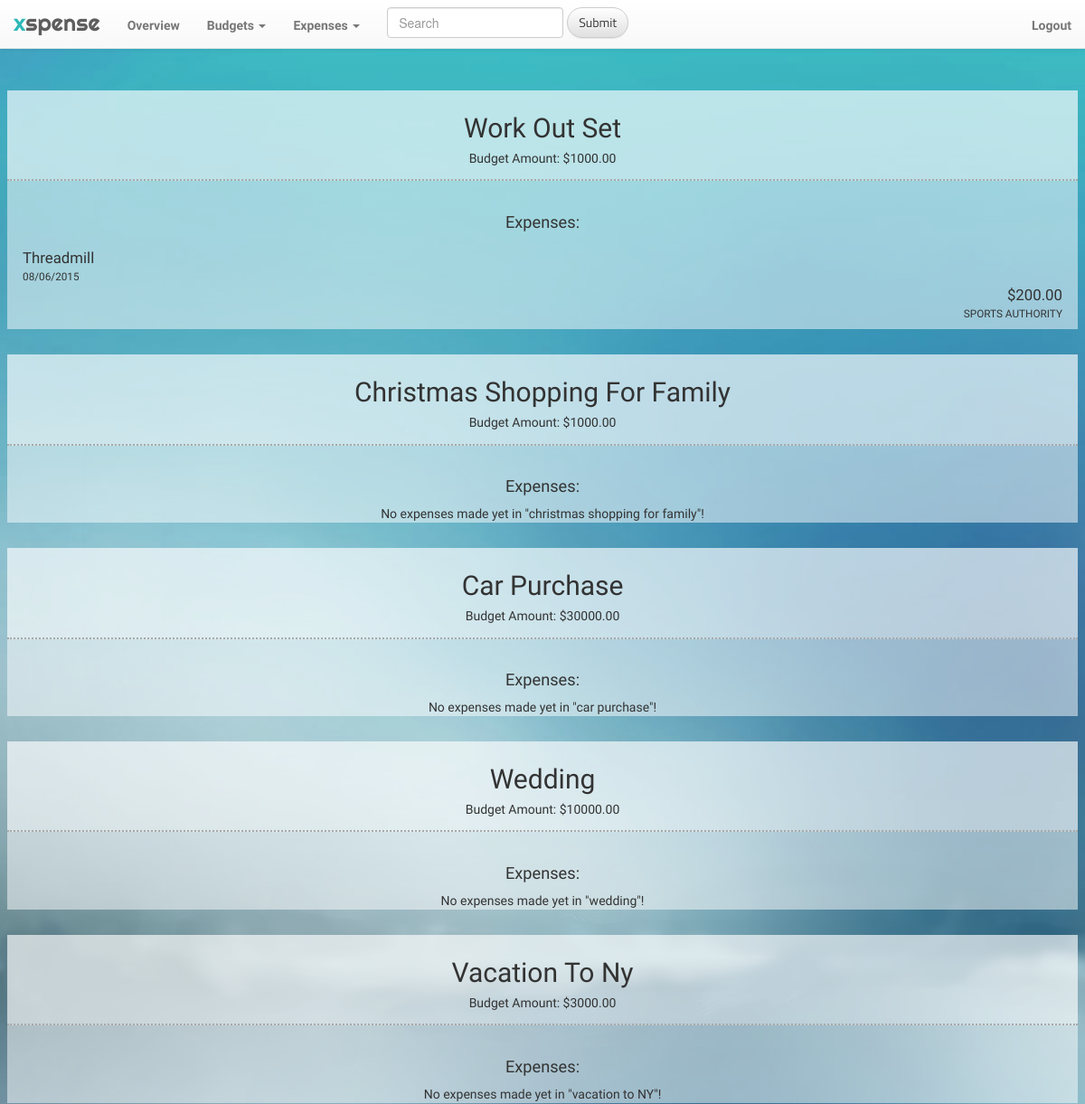
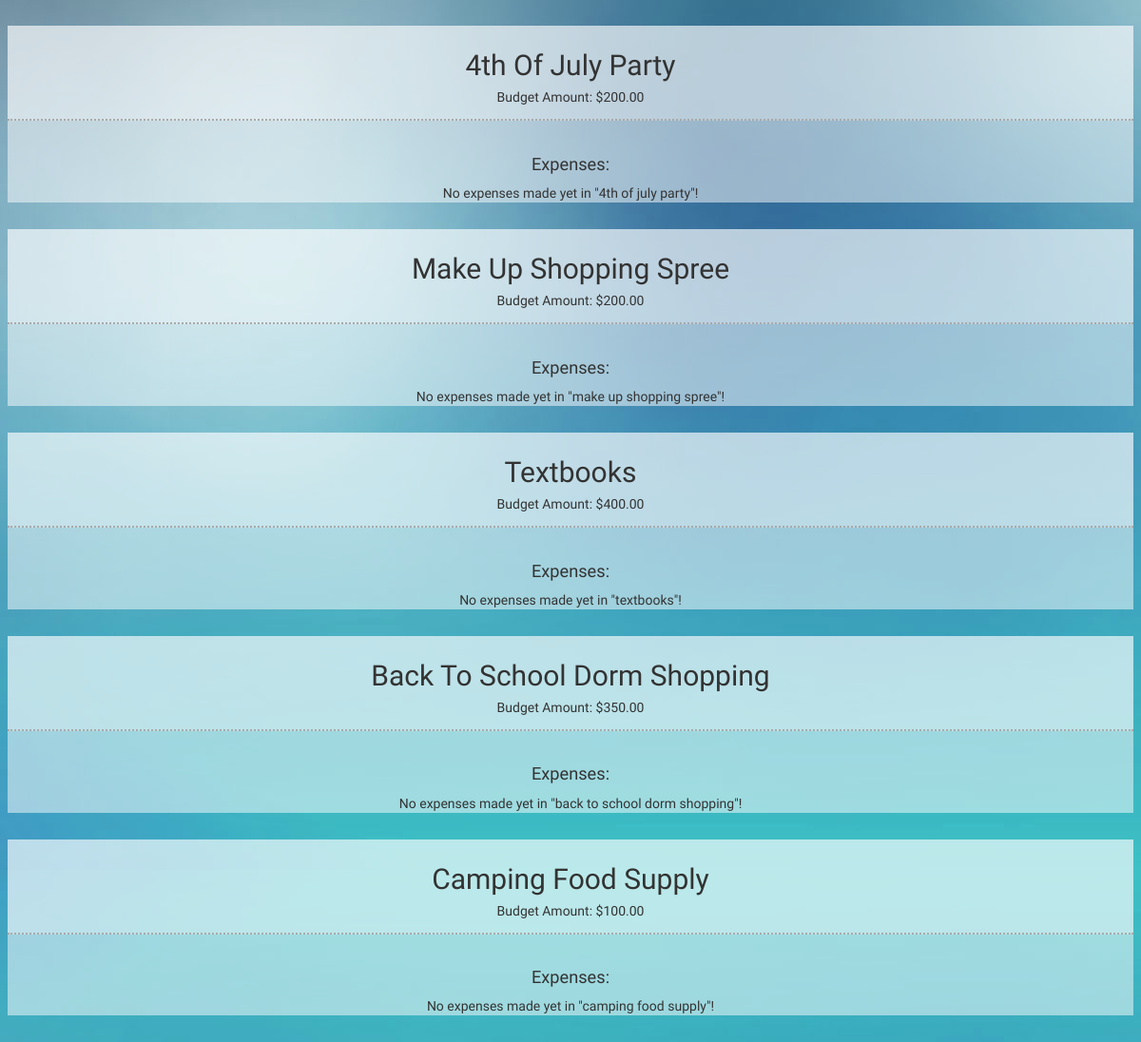
/ (signed in), run on an earlier commit of the app's database (2 pictures, top to bottom).
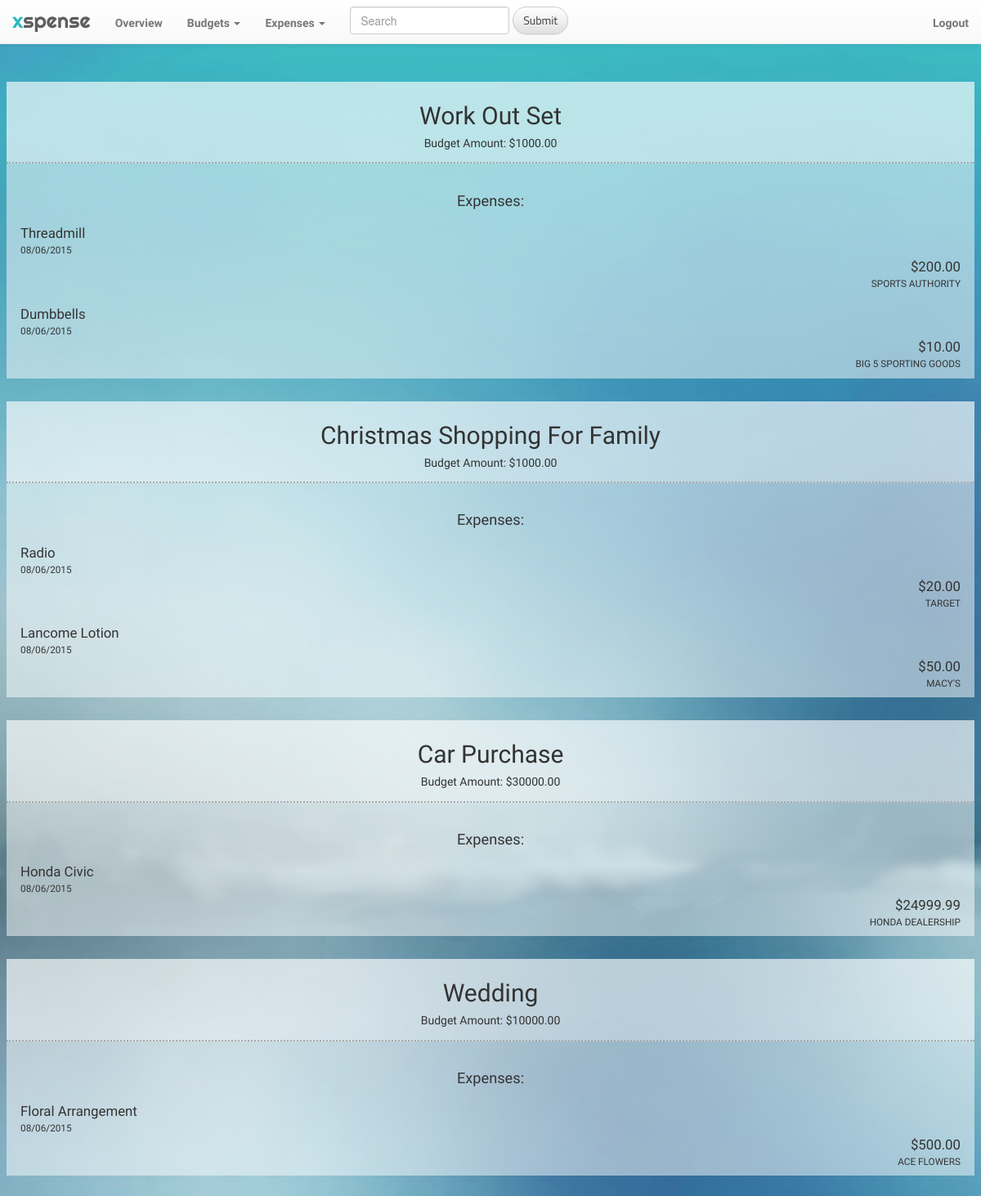
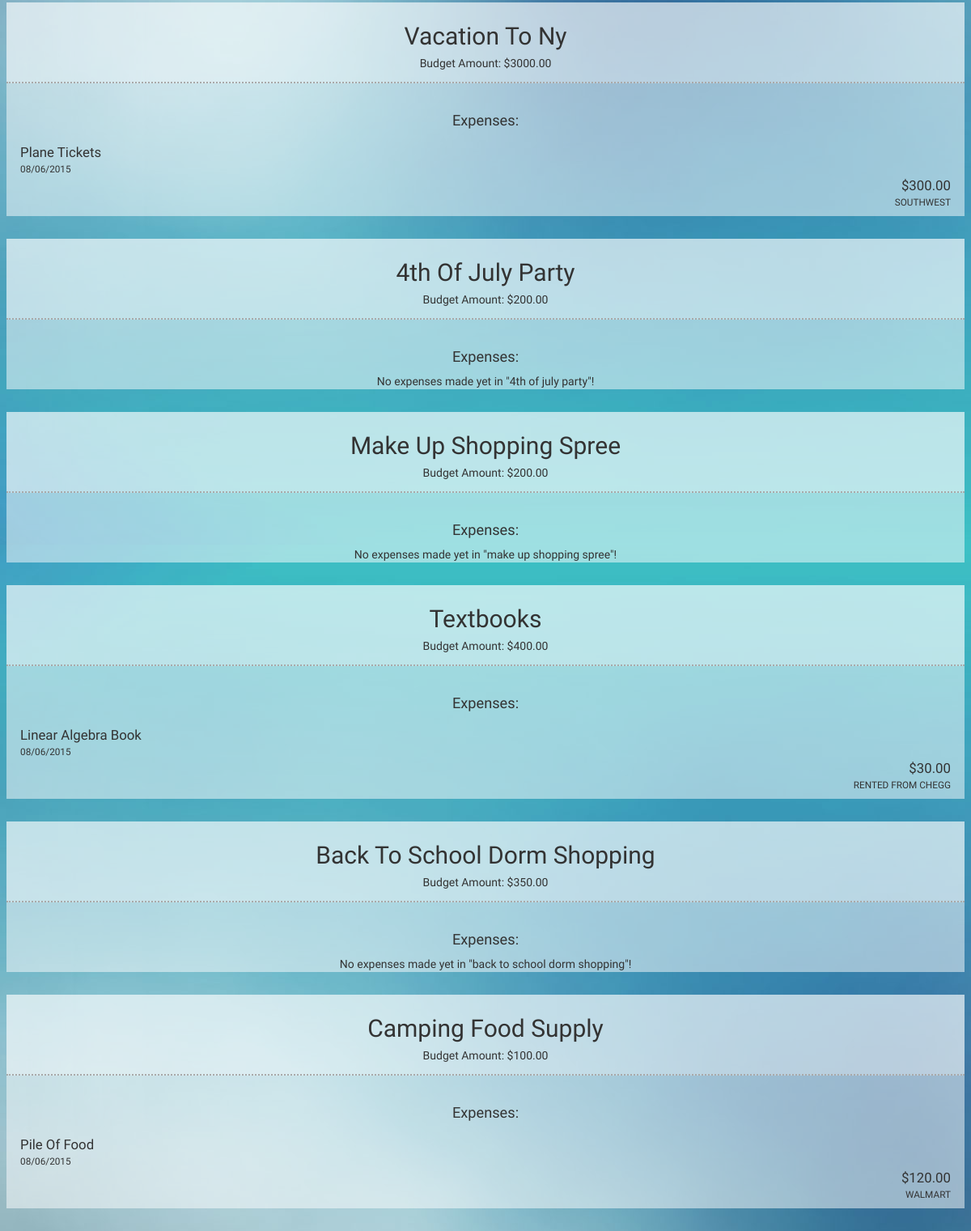
And on a later commit of the database (2 pictures, top to bottom).
### app_xspense/models.py (models this page shows, shortened)
class Budget(models.Model):
	ELECTRONICS = 0
	OFFICE = 1
	ENTERTAINMENT = 2
	HOME_FURNITURE = 3
	CLOTHES = 4
	BABY_KIDS = 5
	TOYS_GAMES_CRAFTS = 6
	FOOD = 7
	HEALTH = 8
	BEAUTY = 9
	SPORTS_FITNESS = 10
	AUTO = 11
	GIFTS = 12
	OTHER = 13
	EDUCATION = 14
	category_choices = [
		(ELECTRONICS, 'electronics'),
		(OFFICE, 'office'),
		(ENTERTAINMENT, 'entertainment'),
		(HOME_FURNITURE, 'home/furniture'),
		(CLOTHES, 'clothes'),
		(BABY_KIDS, 'baby/kids'),
		(TOYS_GAMES_CRAFTS, 'toys/games/crafts'),
		(FOOD, 'food'),
		(HEALTH, 'health'),
		(BEAUTY, 'beauty'),
		(SPORTS_FITNESS, 'sports/fitness'),
		(AUTO, 'auto'),
		(GIFTS, 'gifts'),
		(OTHER, 'other'),
		(EDUCATION, 'education')
		]
	category = models.IntegerField(choices=category_choices, default=13)
	user = models.ForeignKey('auth.User', null=True)
	purpose = models.TextField()
	amount = models.DecimalField(max_digits=9, decimal_places=2)
	date_created = models.DateTimeField(
		default=timezone.now)

class Expense(models.Model):
	user = models.ForeignKey('auth.User', null=True)
	budget = models.ForeignKey(Budget, on_delete=models.CASCADE, null=True, blank=True)
	item = models.TextField()
	price = models.DecimalField(max_digits=9, decimal_places=2)
	date = models.DateTimeField(
		default=timezone.now)
	location = models.TextField()

### app_xspense/views.py (the view)
# urls.py: url(r'^$', views.overview, name='overview'),
def overview(request):
	budgets = Budget.objects.filter(user=request.user.id)
	return render(request, 'app_xspense/overview.html', {'budgets': budgets})

### app_xspense/templates/app_xspense/overview.html (shortened to what this page needs)
{% extends "app_xspense/base.html" %}
{% load staticfiles %}
{% block content %}
	{% if user.is_authenticated %}
		<div id="budget-expense">
		{% for budget in budgets %}
			<div class="medium-6 large-3 columns budget">
				<div class="budgets">
					<div class="budget-info">
						<h2 class="purpose">{{ budget.purpose|title }}</h2>
						<h5 class="amount">Budget Amount: ${{ budget.amount }}</h5>
					</div>
					<div id="expense-info">
					<h3>Expenses:</h3>
					{% if budget.expense_set.all %}
						{% for expense in budget.expense_set.all %}
							<div class="exspense row">
								<div class="small-6 columns">
									<div class="item">{{ expense.item|title }}</div>
									<div class="date">{{ expense.date|date:"m/d/Y" }}</div>
								</div>
								<div class="small-6 columns">
									<div class="price">${{ expense.price }}</div>
									<div class="location">{{ expense.location|title }}</div>
								</div>
							</div>
						{% endfor %}
					{% else %}
						No expenses made yet in "{{ budget.purpose }}"!
					{% endif %}
					</div>
				</div>
			</div>
		{% endfor %}
		</div>
	{% endif %}
{% endblock %}

### app_xspense/templates/app_xspense/base.html (shortened to what this page needs)
{% load staticfiles %}
<!DOCTYPE html>
<html>
<head>
	<link rel="stylesheet" href="https://maxcdn.bootstrapcdn.com/bootstrap/3.3.5/css/bootstrap.min.css">
	<link rel="stylesheet" href="https://maxcdn.bootstrapcdn.com/bootstrap/3.3.5/css/bootstrap-theme.min.css">
	<link href="https://cdnjs.cloudflare.com/ajax/libs/foundation/5.5.2/css/foundation.min.css" rel="stylesheet" type="text/css" />
	<link rel="stylesheet" href="{% static "css/xspense.css" %}">
</head>
<body>
	<nav class="navbar navbar-default navbar-fixed-top">
	  <div class="container-fluid">
	    <div class="navbar-header">
	      <a class="navbar-brand" href="/"><font style="color:#2EB8B8">x</font>spense</a>
	    </div>
	    <div class="collapse navbar-collapse" id="bs-example-navbar-collapse-1">
	      <ul class="nav navbar-nav">
	      	{% if user.is_authenticated %}
		      	<li><a href="/">Overview</a></li>
		        <li class="dropdown">
	              <a class="dropdown-toggle" data-toggle="dropdown" role="button" aria-haspopup="true" aria-expanded="false">Budgets <span class="caret"></span></a>
	            </li>
		        <li class="dropdown">
		          <a class="dropdown-toggle" data-toggle="dropdown" role="button" aria-haspopup="true" aria-expanded="false">Expenses <span class="caret"></span></a>
		        </li>
		      </ul>
		      <form class="navbar-form navbar-left" role="search">
		        <div class="form-group">
		          <input type="text" class="form-control" placeholder="Search">
		        </div>
		        <button type="submit" class="btn btn-default">Submit</button>
		      </form>
	      {% endif %}
	      <ul class="nav navbar-nav navbar-right">
	            {% if user.is_authenticated %}
	            	<li><a id="logout-button" href="/logout">Logout</a></li>
	            {% else %}
	        	    <li><a class="loginModal_open" id="login-button">Login</a></li>
	            {% endif %}
	      </ul>
	    </div>
	  </div>
	</nav>
	{% block content %}
	{% endblock %}
</body>
</html>

### app_xspense/static/css/xspense.css (style rules this page uses)
body { margin-top: 100px; background: url(../img/fixed.png); }
h2, h3, h5 { font-family: 'Handlee', cursive; }
.row { margin: 0 0.8333rem 0 0.8333rem; width: auto; max-width: 100%; }
.btn { background-color: rgba(255, 255, 255, 0.5); border-radius: 20px; font-family: 'Titillium Web', sans-serif; }
nav .navbar-brand { font-family: 'Righteous', cursive; font-size: 1.8em; }
nav .nav a { font-family: 'Exo', sans-serif; margin-top: 3px; font-weight: 600; }
form { width: 50%; }
form input[type="text"], form input[type="url"], form input[type="file"] { margin: 0; }
.budget { margin-bottom: 2em; font-family: 'Handlee', cursive; }
.budgets { background-color: rgba(255, 255, 255, 0.5); text-align: center; }
.budgets .budget-info { background-color: rgba(255, 255, 255, 0.3); padding: 5px 0 5px 0; border-bottom: 2px dotted darkgrey; }
.budgets h3 { margin-top: 3%; font-size: 1.3em; }
.budgets .exspense { padding: 0.5em; font-size: 1.2em; }
.budgets .exspense .item { text-align: left; }
.budgets .exspense .date { text-align: left; font-size: 0.7em; }
.budgets .exspense .location { text-align: right; font-size: 0.7em; text-transform: uppercase; }
.budgets .exspense .price { text-align: right; }
.navbar { -webkit-transition: all 0.6s ease-out; -moz-transition: all 0.6s ease-out; -o-transition: all 0.6s ease-out; -ms-transition: all 0.6s ease-out; transition: all 0.6s ease-out; }

What changed in the data, as far as the page shows it:
added Expense: item "Dumbbells", date "08/06/2015", price "10.00", location "BIG 5 SPORTING GOODS", shown under Budget "Work Out Set"
shown differently, row unchanged: Budget "Christmas Shopping For Family": purpose "christmas shopping for family" → (not shown)
added Expense: item "Radio", date "08/06/2015", price "20.00", location "TARGET", shown under Budget "Christmas Shopping For Family"
added Expense: item "Lancome Lotion", date "08/06/2015", price "50.00", location "MACY'S", shown under Budget "Christmas Shopping For Family"
shown differently, row unchanged: Budget "Car Purchase": purpose "car purchase" → (not shown)
added Expense: item "Honda Civic", date "08/06/2015", price "24999.99", location "HONDA DEALERSHIP", shown under Budget "Car Purchase"
shown differently, row unchanged: Budget "Wedding": purpose "wedding" → (not shown)
added Expense: item "Floral Arrangement", date "08/06/2015", price "500.00", location "ACE FLOWERS", shown under Budget "Wedding"
shown differently, row unchanged: Budget "Vacation To Ny": purpose "vacation to NY" → (not shown)
added Expense: item "Plane Tickets", date "08/06/2015", price "300.00", location "SOUTHWEST", shown under Budget "Vacation To Ny"
shown differently, row unchanged: Budget "Textbooks": purpose "textbooks" → (not shown)
added Expense: item "Linear Algebra Book", date "08/06/2015", price "30.00", location "RENTED FROM CHEGG", shown under Budget "Textbooks"
shown differently, row unchanged: Budget "Camping Food Supply": purpose "camping food supply" → (not shown)
added Expense: item "Pile Of Food", date "08/06/2015", price "120.00", location "WALMART", shown under Budget "Camping Food Supply"
